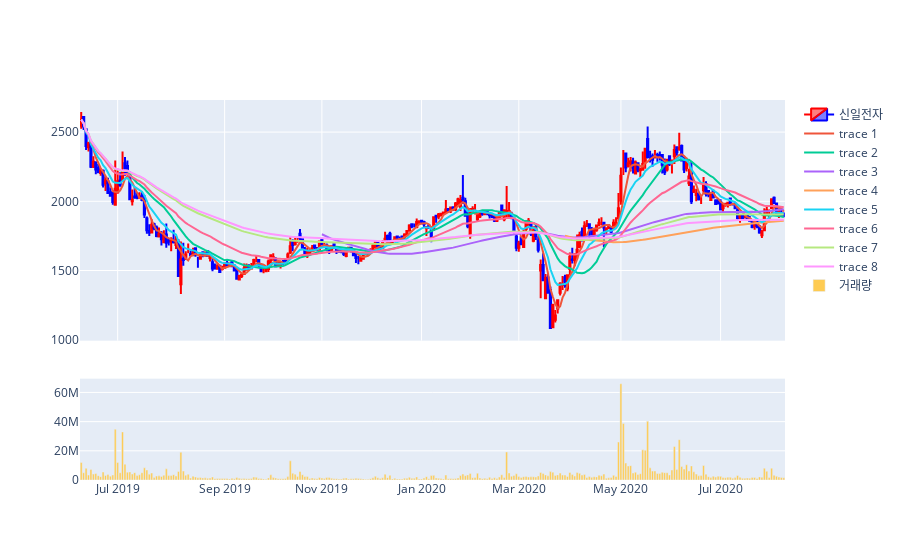

Source (notebook cell):
### Code cell
import time
import datetime
import pandas as pd
import plotly.subplots # import make_subplots
import plotly.offline as offline
import plotly.graph_objs as graph_obj

start = time.time()


class StockGraphParser:

    __base_url = 'http://finance.naver.com/item/sise_day.nhn?code={code}'

    @classmethod
    def initialize(cls):
        return

    @classmethod
    def __make_url(cls, code):
        return cls.__base_url.format(code=code)

    @classmethod
    def get_data_frame(cls, code):
        data_frame = pd.DataFrame()
        url = cls.__make_url(code)

        for page in range(1, 30):
            page_url = '{url}&page={page}'.format(url = url, page = page)
            data_frame = data_frame.append(pd.read_html(page_url, header = 0)[0], ignore_index = True)
            print(page)

        data_frame = data_frame.dropna()
            
        # Rename columns
        data_frame = data_frame.rename(columns= {'날짜': 'date', '종가': 'close', '전일비': 'diff', '시가': 'open', '고가': 'high', '저가': 'low', '거래량': 'volume'})

        # Convert data type
        data_frame[['close', 'diff', 'open', 'high', 'low', 'volume']] = data_frame[['close', 'diff', 'open', 'high', 'low', 'volume']].astype(int)
        data_frame['date'] = pd.to_datetime(data_frame['date'])

        # Sort by date
        data_frame = data_frame.sort_values(by = ['date'], ascending=True)

        
        # Gem SMA
        data_frame['sma5'] = data_frame['close'].rolling(5).mean()
        data_frame['sma20'] = data_frame['close'].rolling(20).mean()
        data_frame['sma100'] = data_frame['close'].rolling(100).mean()
        data_frame['sma200'] = data_frame['close'].rolling(200).mean()
        
        # Gen EMA
        data_frame['ema5'] = data_frame['close'].ewm(5).mean()
        data_frame['ema20'] = data_frame['close'].ewm(20).mean()
        data_frame['ema100'] =data_frame['close'].ewm(100).mean()
        data_frame['ema200'] = data_frame['close'].ewm(200).mean()
                    
        return data_frame

    
data_frame = StockGraphParser.get_data_frame('002700')


# Get empty date
dt_all = pd.date_range(start=data_frame['date'].iloc[0],end=data_frame['date'].iloc[-1])
dt_obs = [d.strftime("%Y-%m-%d") for d in data_frame['date']]
dt_breaks = [d for d in dt_all.strftime("%Y-%m-%d").tolist() if not d in dt_obs]
print(data_frame)

item_name = '신일전자'

moving_avg = ['sma5','sma20','sma100','sma200','ema5','ema20','ema100','ema200']

# GRAPH PART
# jupyter notebook 에서 출력 
offline.init_notebook_mode(connected=True)

fig = make_subplots(
    rows=3, 
    cols=1, 
    shared_xaxes = True,
    specs=[[{"rowspan" : 2}],
           [None],
           [{}]])



fig.add_trace(graph_obj.Candlestick(
                          x=data_frame.date,
                          open = data_frame.open,
                          high = data_frame.high,
                          low = data_frame.low,
                          close = data_frame.close,
    
                          increasing_line_color= 'red', 
                          decreasing_line_color= 'blue',
                          # y=data_frame.close,
                          name=item_name),
              row=1, col=1)


for avg in moving_avg:
    fig.add_trace(graph_obj.Scatter(
                                    x = data_frame.date,
                                    y = data_frame[avg]),
                  row=1, col=1)

fig.add_trace(graph_obj.Bar(x = data_frame.date,
                            y = data_frame.volume,
                            name = '거래량'),
              row=3, col=1)


#fig.update_layout(height = 600)
fig.update_xaxes(rangeslider_visible = False)

fig.update_xaxes(
    rangebreaks=[dict(values=dt_breaks)] # hide dates with no values
)

fig.show()

print("Get - Show :", time.time() - start)

### Figure 1 — Plotly figure (JSON) as saved in the notebook; plotly's stock layout.template omitted (floating-point values rounded to 4 significant figures; data arrays with more than 128 entries replaced by an {"elided": "..."} marker saying what was removed)
{"data": [{"close": {"elided": "290 int values"}, "decreasing": {"line": {"color": "blue"}}, "high": {"elided": "290 int values"}, "increasing": {"line": {"color": "red"}}, "low": {"elided": "290 int values"}, "name": "신일전자", "open": {"elided": "290 int values"}, "type": "candlestick", "x": {"elided": "290 str values"}, "xaxis": "x", "yaxis": "y"}, {"type": "scatter", "x": {"elided": "290 str values"}, "xaxis": "x", "y": {"elided": "290 int values"}, "yaxis": "y"}, {"type": "scatter", "x": {"elided": "290 str values"}, "xaxis": "x", "y": {"elided": "290 float values"}, "yaxis": "y"}, {"type": "scatter", "x": {"elided": "290 str values"}, "xaxis": "x", "y": {"elided": "290 float values"}, "yaxis": "y"}, {"type": "scatter", "x": {"elided": "290 str values"}, "xaxis": "x", "y": {"elided": "290 float values"}, "yaxis": "y"}, {"type": "scatter", "x": {"elided": "290 str values"}, "xaxis": "x", "y": {"elided": "290 float values"}, "yaxis": "y"}, {"type": "scatter", "x": {"elided": "290 str values"}, "xaxis": "x", "y": {"elided": "290 float values"}, "yaxis": "y"}, {"type": "scatter", "x": {"elided": "290 str values"}, "xaxis": "x", "y": {"elided": "290 float values"}, "yaxis": "y"}, {"type": "scatter", "x": {"elided": "290 str values"}, "xaxis": "x", "y": {"elided": "290 float values"}, "yaxis": "y"}, {"name": "거래량", "type": "bar", "x": {"elided": "290 str values"}, "xaxis": "x2", "y": {"elided": "290 int values"}, "yaxis": "y2"}], "layout": {"xaxis": {"anchor": "y", "domain": [0, 1], "matches": "x2", "rangebreaks": [{"values": {"elided": "134 str values"}}], "rangeslider": {"visible": false}, "showticklabels": false}, "xaxis2": {"anchor": "y2", "domain": [0, 1], "rangebreaks": [{"values": {"elided": "134 str values"}}], "rangeslider": {"visible": false}}, "yaxis": {"anchor": "x", "domain": [0.3667, 1]}, "yaxis2": {"anchor": "x2", "domain": [0, 0.2667]}}}
